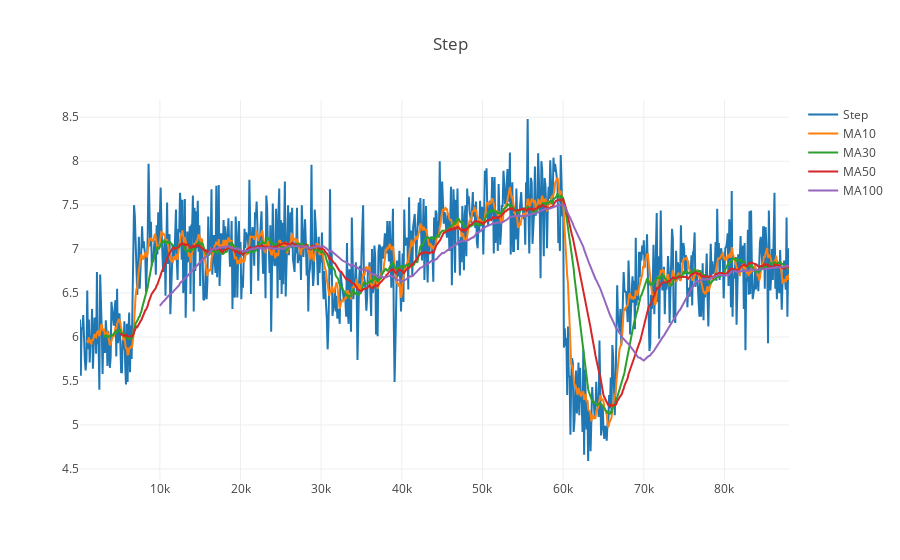

Source (notebook cell):
### Code cell
print_step(start_pos)

### Figure 1 — Plotly figure (JSON) as saved in the notebook; plotly's stock layout.template omitted (floating-point values rounded to 4 significant figures; data arrays with more than 128 entries replaced by an {"elided": "..."} marker saying what was removed)
{"data": [{"name": "Step", "type": "scatter", "uid": "3e5a28e0-a4e8-4fd3-bab1-d7a75d5bc409", "x": {"elided": "880 int values"}, "y": {"elided": "880 float values"}, "yaxis": "y2"}, {"name": "MA10", "type": "scatter", "uid": "a8a6e537-577c-4ba6-ace7-604e87df2d06", "x": {"elided": "880 int values"}, "y": {"elided": "880 float values"}, "yaxis": "y2"}, {"name": "MA30", "type": "scatter", "uid": "580a2234-97e1-40da-9619-e9869bbbbd6c", "x": {"elided": "880 int values"}, "y": {"elided": "880 float values"}, "yaxis": "y2"}, {"name": "MA50", "type": "scatter", "uid": "ad3ff5fb-89f1-48dd-b4d2-cdda5e5a1021", "x": {"elided": "880 int values"}, "y": {"elided": "880 float values"}, "yaxis": "y2"}, {"name": "MA100", "type": "scatter", "uid": "e414b56a-6cf8-41c4-bfd1-30bf4548aad3", "x": {"elided": "880 int values"}, "y": {"elided": "880 float values"}, "yaxis": "y2"}], "layout": {"title": "Step"}}
